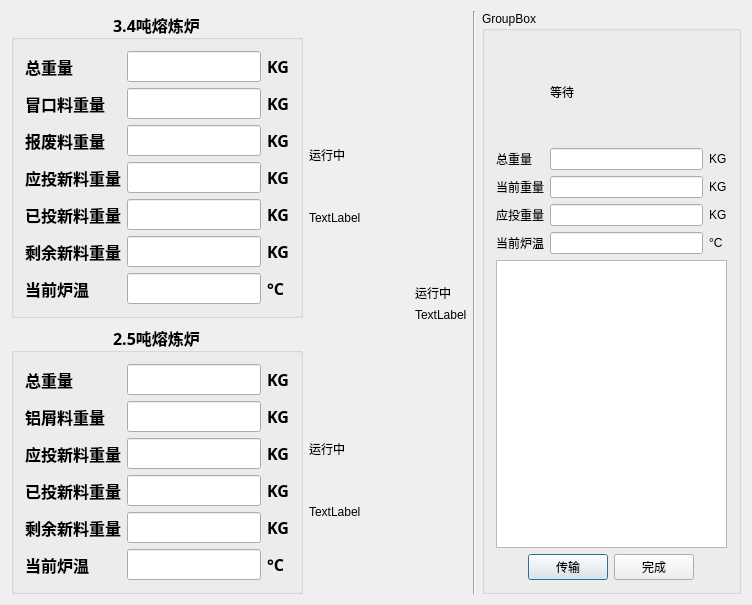
<?xml version="1.0" encoding="UTF-8"?>
<ui version="4.0">
 <class>RTMaterialMonitorClass</class>
 <widget class="QDialog" name="RTMaterialMonitorClass">
  <property name="geometry">
   <rect>
    <x>0</x>
    <y>0</y>
    <width>752</width>
    <height>460</height>
   </rect>
  </property>
  <property name="windowTitle">
   <string>RTMaterialMonitor</string>
  </property>
  <layout class="QGridLayout" name="gridLayout_7">
   <item row="0" column="0">
    <layout class="QHBoxLayout" name="horizontalLayout_3">
     <item>
      <layout class="QVBoxLayout" name="verticalLayout_7">
       <item>
        <layout class="QHBoxLayout" name="horizontalLayout">
         <item>
          <widget class="QGroupBox" name="groupBox">
           <property name="font">
            <font>
             <family>新宋体</family>
             <pointsize>12</pointsize>
             <weight>75</weight>
             <bold>true</bold>
            </font>
           </property>
           <property name="title">
            <string>3.4吨熔炼炉</string>
           </property>
           <property name="alignment">
            <set>Qt::AlignCenter</set>
           </property>
           <layout class="QGridLayout" name="gridLayout_2">
            <item row="0" column="0">
             <layout class="QGridLayout" name="gridLayout">
              <item row="5" column="1">
               <widget class="QLineEdit" name="lineEdit_5"/>
              </item>
              <item row="6" column="1">
               <widget class="QLineEdit" name="lineEdit_7"/>
              </item>
              <item row="6" column="2">
               <widget class="QLabel" name="label_13">
                <property name="text">
                 <string>°C</string>
                </property>
               </widget>
              </item>
              <item row="5" column="2">
               <widget class="QLabel" name="label_10">
                <property name="text">
                 <string>KG</string>
                </property>
               </widget>
              </item>
              <item row="6" column="0">
               <widget class="QLabel" name="label_14">
                <property name="text">
                 <string>当前炉温</string>
                </property>
               </widget>
              </item>
              <item row="5" column="0">
               <widget class="QLabel" name="label_7">
                <property name="text">
                 <string>剩余新料重量</string>
                </property>
               </widget>
              </item>
              <item row="0" column="0">
               <widget class="QLabel" name="label">
                <property name="text">
                 <string>总重量</string>
                </property>
               </widget>
              </item>
              <item row="0" column="2">
               <widget class="QLabel" name="label_2">
                <property name="text">
                 <string>KG</string>
                </property>
               </widget>
              </item>
              <item row="1" column="1">
               <widget class="QLineEdit" name="lineEdit_2"/>
              </item>
              <item row="0" column="1">
               <widget class="QLineEdit" name="lineEdit"/>
              </item>
              <item row="1" column="0">
               <widget class="QLabel" name="label_4">
                <property name="text">
                 <string>冒口料重量</string>
                </property>
               </widget>
              </item>
              <item row="1" column="2">
               <widget class="QLabel" name="label_3">
                <property name="text">
                 <string>KG</string>
                </property>
               </widget>
              </item>
              <item row="2" column="0">
               <widget class="QLabel" name="label_6">
                <property name="text">
                 <string>报废料重量</string>
                </property>
               </widget>
              </item>
              <item row="2" column="2">
               <widget class="QLabel" name="label_5">
                <property name="text">
                 <string>KG</string>
                </property>
               </widget>
              </item>
              <item row="3" column="0">
               <widget class="QLabel" name="label_12">
                <property name="text">
                 <string>应投新料重量</string>
                </property>
               </widget>
              </item>
              <item row="3" column="1">
               <widget class="QLineEdit" name="lineEdit_6"/>
              </item>
              <item row="3" column="2">
               <widget class="QLabel" name="label_8">
                <property name="text">
                 <string>KG</string>
                </property>
               </widget>
              </item>
              <item row="4" column="0">
               <widget class="QLabel" name="label_9">
                <property name="text">
                 <string>已投新料重量</string>
                </property>
               </widget>
              </item>
              <item row="4" column="1">
               <widget class="QLineEdit" name="lineEdit_4"/>
              </item>
              <item row="4" column="2">
               <widget class="QLabel" name="label_11">
                <property name="text">
                 <string>KG</string>
                </property>
               </widget>
              </item>
              <item row="2" column="1">
               <widget class="QLineEdit" name="lineEdit_3"/>
              </item>
             </layout>
            </item>
           </layout>
          </widget>
         </item>
         <item>
          <layout class="QVBoxLayout" name="verticalLayout_2">
           <item>
            <spacer name="verticalSpacer">
             <property name="orientation">
              <enum>Qt::Vertical</enum>
             </property>
             <property name="sizeHint" stdset="0">
              <size>
               <width>20</width>
               <height>40</height>
              </size>
             </property>
            </spacer>
           </item>
           <item>
            <layout class="QVBoxLayout" name="verticalLayout">
             <item>
              <widget class="QLabel" name="lblLargeStove">
               <property name="minimumSize">
                <size>
                 <width>100</width>
                 <height>100</height>
                </size>
               </property>
               <property name="text">
                <string>运行中</string>
               </property>
              </widget>
             </item>
             <item>
              <widget class="QLabel" name="label_31">
               <property name="text">
                <string>TextLabel</string>
               </property>
              </widget>
             </item>
            </layout>
           </item>
           <item>
            <spacer name="verticalSpacer_2">
             <property name="orientation">
              <enum>Qt::Vertical</enum>
             </property>
             <property name="sizeHint" stdset="0">
              <size>
               <width>20</width>
               <height>40</height>
              </size>
             </property>
            </spacer>
           </item>
          </layout>
         </item>
        </layout>
       </item>
       <item>
        <layout class="QHBoxLayout" name="horizontalLayout_2">
         <item>
          <widget class="QGroupBox" name="groupBox_2">
           <property name="font">
            <font>
             <family>新宋体</family>
             <pointsize>12</pointsize>
             <weight>75</weight>
             <bold>true</bold>
            </font>
           </property>
           <property name="title">
            <string>2.5吨熔炼炉</string>
           </property>
           <property name="alignment">
            <set>Qt::AlignCenter</set>
           </property>
           <layout class="QGridLayout" name="gridLayout_3">
            <item row="0" column="0">
             <layout class="QGridLayout" name="gridLayout_4">
              <item row="5" column="1">
               <widget class="QLineEdit" name="lineEdit_9"/>
              </item>
              <item row="5" column="2">
               <widget class="QLabel" name="label_15">
                <property name="text">
                 <string>°C</string>
                </property>
               </widget>
              </item>
              <item row="4" column="1">
               <widget class="QLineEdit" name="lineEdit_8"/>
              </item>
              <item row="5" column="0">
               <widget class="QLabel" name="label_17">
                <property name="text">
                 <string>当前炉温</string>
                </property>
               </widget>
              </item>
              <item row="4" column="0">
               <widget class="QLabel" name="label_18">
                <property name="text">
                 <string>剩余新料重量</string>
                </property>
               </widget>
              </item>
              <item row="4" column="2">
               <widget class="QLabel" name="label_16">
                <property name="text">
                 <string>KG</string>
                </property>
               </widget>
              </item>
              <item row="1" column="0">
               <widget class="QLabel" name="label_21">
                <property name="text">
                 <string>铝屑料重量</string>
                </property>
               </widget>
              </item>
              <item row="0" column="0">
               <widget class="QLabel" name="label_19">
                <property name="text">
                 <string>总重量</string>
                </property>
               </widget>
              </item>
              <item row="0" column="1">
               <widget class="QLineEdit" name="lineEdit_11"/>
              </item>
              <item row="0" column="2">
               <widget class="QLabel" name="label_20">
                <property name="text">
                 <string>KG</string>
                </property>
               </widget>
              </item>
              <item row="1" column="1">
               <widget class="QLineEdit" name="lineEdit_10"/>
              </item>
              <item row="1" column="2">
               <widget class="QLabel" name="label_22">
                <property name="text">
                 <string>KG</string>
                </property>
               </widget>
              </item>
              <item row="3" column="0">
               <widget class="QLabel" name="label_27">
                <property name="text">
                 <string>已投新料重量</string>
                </property>
               </widget>
              </item>
              <item row="2" column="0">
               <widget class="QLabel" name="label_25">
                <property name="text">
                 <string>应投新料重量</string>
                </property>
               </widget>
              </item>
              <item row="2" column="2">
               <widget class="QLabel" name="label_26">
                <property name="text">
                 <string>KG</string>
                </property>
               </widget>
              </item>
              <item row="2" column="1">
               <widget class="QLineEdit" name="lineEdit_12"/>
              </item>
              <item row="3" column="2">
               <widget class="QLabel" name="label_28">
                <property name="text">
                 <string>KG</string>
                </property>
               </widget>
              </item>
              <item row="3" column="1">
               <widget class="QLineEdit" name="lineEdit_13"/>
              </item>
             </layout>
            </item>
           </layout>
          </widget>
         </item>
         <item>
          <layout class="QVBoxLayout" name="verticalLayout_3">
           <item>
            <spacer name="verticalSpacer_3">
             <property name="orientation">
              <enum>Qt::Vertical</enum>
             </property>
             <property name="sizeHint" stdset="0">
              <size>
               <width>20</width>
               <height>40</height>
              </size>
             </property>
            </spacer>
           </item>
           <item>
            <layout class="QVBoxLayout" name="verticalLayout_4">
             <item>
              <widget class="QLabel" name="label_32">
               <property name="minimumSize">
                <size>
                 <width>100</width>
                 <height>100</height>
                </size>
               </property>
               <property name="text">
                <string>运行中</string>
               </property>
              </widget>
             </item>
             <item>
              <widget class="QLabel" name="label_33">
               <property name="text">
                <string>TextLabel</string>
               </property>
              </widget>
             </item>
            </layout>
           </item>
           <item>
            <spacer name="verticalSpacer_4">
             <property name="orientation">
              <enum>Qt::Vertical</enum>
             </property>
             <property name="sizeHint" stdset="0">
              <size>
               <width>20</width>
               <height>40</height>
              </size>
             </property>
            </spacer>
           </item>
          </layout>
         </item>
        </layout>
       </item>
      </layout>
     </item>
     <item>
      <layout class="QVBoxLayout" name="verticalLayout_5">
       <item>
        <spacer name="verticalSpacer_5">
         <property name="orientation">
          <enum>Qt::Vertical</enum>
         </property>
         <property name="sizeHint" stdset="0">
          <size>
           <width>20</width>
           <height>40</height>
          </size>
         </property>
        </spacer>
       </item>
       <item>
        <layout class="QVBoxLayout" name="verticalLayout_6">
         <item>
          <widget class="QLabel" name="label_34">
           <property name="text">
            <string>运行中</string>
           </property>
          </widget>
         </item>
         <item>
          <widget class="QLabel" name="label_35">
           <property name="text">
            <string>TextLabel</string>
           </property>
          </widget>
         </item>
        </layout>
       </item>
       <item>
        <spacer name="verticalSpacer_6">
         <property name="orientation">
          <enum>Qt::Vertical</enum>
         </property>
         <property name="sizeHint" stdset="0">
          <size>
           <width>20</width>
           <height>40</height>
          </size>
         </property>
        </spacer>
       </item>
      </layout>
     </item>
    </layout>
   </item>
   <item row="0" column="1">
    <widget class="Line" name="line">
     <property name="orientation">
      <enum>Qt::Vertical</enum>
     </property>
    </widget>
   </item>
   <item row="0" column="2">
    <widget class="QGroupBox" name="groupBox_3">
     <property name="maximumSize">
      <size>
       <width>300</width>
       <height>16777215</height>
      </size>
     </property>
     <property name="title">
      <string>GroupBox</string>
     </property>
     <layout class="QGridLayout" name="gridLayout_6">
      <item row="2" column="0">
       <layout class="QHBoxLayout" name="horizontalLayout_4">
        <item>
         <spacer name="horizontalSpacer">
          <property name="orientation">
           <enum>Qt::Horizontal</enum>
          </property>
          <property name="sizeHint" stdset="0">
           <size>
            <width>40</width>
            <height>20</height>
           </size>
          </property>
         </spacer>
        </item>
        <item>
         <widget class="QPushButton" name="btnTrans">
          <property name="text">
           <string>传输</string>
          </property>
         </widget>
        </item>
        <item>
         <widget class="QPushButton" name="btnFinish">
          <property name="text">
           <string>完成</string>
          </property>
         </widget>
        </item>
        <item>
         <spacer name="horizontalSpacer_2">
          <property name="orientation">
           <enum>Qt::Horizontal</enum>
          </property>
          <property name="sizeHint" stdset="0">
           <size>
            <width>40</width>
            <height>20</height>
           </size>
          </property>
         </spacer>
        </item>
       </layout>
      </item>
      <item row="1" column="0">
       <widget class="QTableWidget" name="tableWidget"/>
      </item>
      <item row="0" column="0">
       <layout class="QGridLayout" name="gridLayout_5">
        <item row="0" column="1">
         <widget class="QLabel" name="label_24">
          <property name="minimumSize">
           <size>
            <width>100</width>
            <height>100</height>
           </size>
          </property>
          <property name="text">
           <string>等待</string>
          </property>
         </widget>
        </item>
        <item row="1" column="0">
         <widget class="QLabel" name="label_30">
          <property name="text">
           <string>总重量</string>
          </property>
         </widget>
        </item>
        <item row="1" column="1">
         <widget class="QLineEdit" name="lineEdit_14"/>
        </item>
        <item row="1" column="2">
         <widget class="QLabel" name="label_29">
          <property name="text">
           <string>KG</string>
          </property>
         </widget>
        </item>
        <item row="2" column="0">
         <widget class="QLabel" name="label_36">
          <property name="text">
           <string>当前重量</string>
          </property>
         </widget>
        </item>
        <item row="2" column="1">
         <widget class="QLineEdit" name="lineEdit_15"/>
        </item>
        <item row="2" column="2">
         <widget class="QLabel" name="label_37">
          <property name="text">
           <string>KG</string>
          </property>
         </widget>
        </item>
        <item row="3" column="0">
         <widget class="QLabel" name="label_39">
          <property name="text">
           <string>应投重量</string>
          </property>
         </widget>
        </item>
        <item row="3" column="1">
         <widget class="QLineEdit" name="lineEdit_16"/>
        </item>
        <item row="3" column="2">
         <widget class="QLabel" name="label_38">
          <property name="text">
           <string>KG</string>
          </property>
         </widget>
        </item>
        <item row="4" column="0">
         <widget class="QLabel" name="label_41">
          <property name="text">
           <string>当前炉温</string>
          </property>
         </widget>
        </item>
        <item row="4" column="1">
         <widget class="QLineEdit" name="lineEdit_17"/>
        </item>
        <item row="4" column="2">
         <widget class="QLabel" name="label_40">
          <property name="text">
           <string>°C</string>
          </property>
         </widget>
        </item>
       </layout>
      </item>
     </layout>
    </widget>
   </item>
  </layout>
 </widget>
 <layoutdefault spacing="6" margin="11"/>
 <resources>
  <include location="rtmaterialmonitor.qrc"/>
 </resources>
 <connections/>
</ui>
